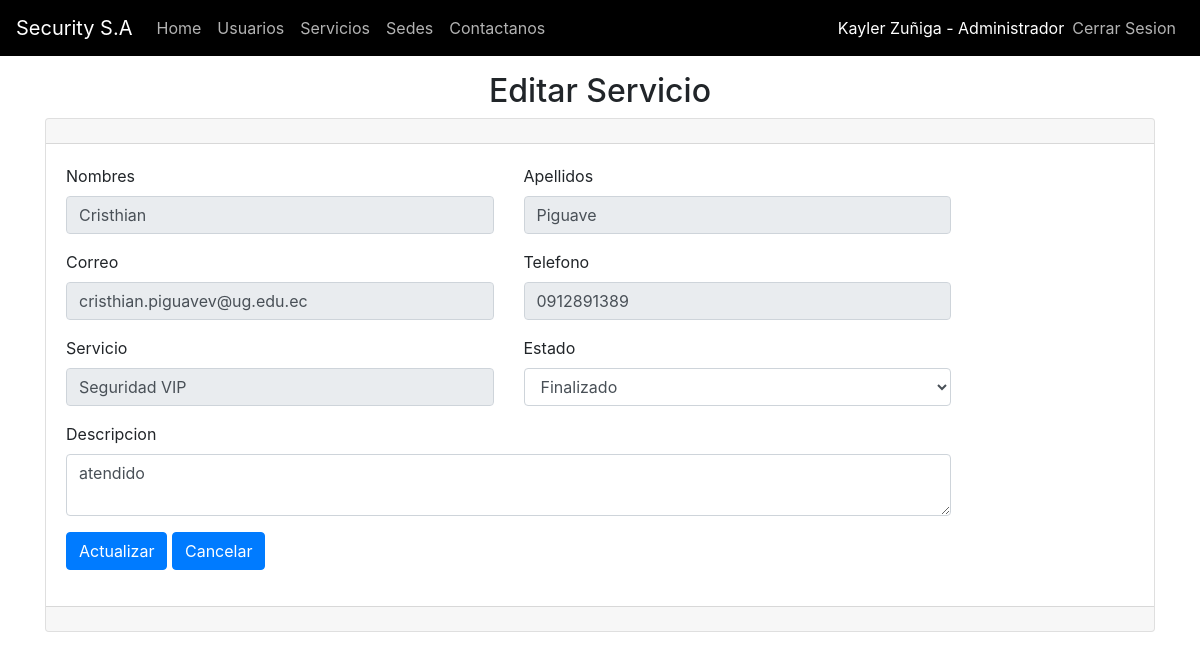
Page /index.php?c=servicio&f=view_edit&id=1 (signed in) on the committed database.
### tables this page shows
CREATE TABLE `servicio` (
  `id_servicio` int(11) NOT NULL AUTO_INCREMENT,
  `nombres_usuario` varchar(50) NOT NULL,
  `apellidos_usuario` varchar(50) NOT NULL,
  `telefono_usuario` varchar(10) NOT NULL,
  `correo_usuario` varchar(50) NOT NULL,
  `tipo_servicio` varchar(100) NOT NULL,
  `fecha_creacion` timestamp NOT NULL DEFAULT CURRENT_TIMESTAMP,
  `estado` int(11) NOT NULL DEFAULT '1',
  `descripcion` varchar(250) DEFAULT NULL,
  `estado_servicio` varchar(45) NOT NULL DEFAULT 'Pendiente',
  PRIMARY KEY (`id_servicio`)
);

### controller/ServicioController.php (called while the page is built, shortened)
<?php
require_once 'model/dao/ServicioDAO.php';
class ServicioController
{
    private $model;
    public function __construct()
    {
        $this->model = new ServicioDAO();
    }
    public function view_edit()
    {
        if ($_SESSION['id_rol'] == 1) {
            if (!empty($_REQUEST['id'])) {
                $id = htmlentities($_REQUEST['id']);
                $servicio = $this->model->selectOne($id);
            }
        }
        require_once VSERVICIOS . 'servicios.edit.php';
    }
}

### controller/FrontController.php (called while the page is built, shortened)
<?php
class FrontController
{
    public function ruteo()
    {
        $funcion = (!empty($_REQUEST['f'])) ? htmlentities($_REQUEST['f']) : FUNCION_PRINCIPAL;
        $cont = new $controlador();
        $cont->$funcion();
    }
}

### index.php (called while the page is built)
<?php
require_once 'controller/FrontController.php';
$front = new FrontController();
$front->ruteo();

### config/conexion.php (called while the page is built)
<?php
class Conexion
{
    public static function getConexion()
    {
        $dsn = 'mysql:host=localhost;port=3306;dbname=' . DBNAME;
        $conexion = null;
        try {
            $conexion = new PDO($dsn, DBUSER, DBPASSWORD);
            $conexion->setAttribute(PDO::ATTR_ERRMODE, PDO::ERRMODE_EXCEPTION);
        } catch (Exception $e) {
            echo $e;
            die("error " . $e->getMessage());
        }
        return $conexion;
    }
}

### model/dao/ServicioDAO.php (called while the page is built, shortened)
<?php
require_once 'config/conexion.php';
class ServicioDAO
{
    private $con;
    public function __construct()
    {
        $this->con = Conexion::getConexion();
    }
    public function selectOne($id)
    {
        $sql = "select * from servicio where " .
            "id_servicio=:id_servicio";
        $stmt = $this->con->prepare($sql);
        $data = ['id_servicio' => $id];
        $stmt->execute($data);
        $servicio = $stmt->fetch(PDO::FETCH_ASSOC);
        return $servicio;
    }
}

### view/servicios/servicios.edit.php (the view, shortened to what this page needs)
<main><br><br><br>
    <div style="text-align: center;" class="container">
    <h2>Editar Servicio</h2>
    </div>
    <div class="container">
        <div class="card">
            <div class="card-header">
            </div>
            <div class="card-body">
                <form id="form_editar_servicio" action="index.php?c=servicio&f=editar" method="post">
                    <div class="row g-2">
                        <div class="form-group col-md-5">
                            <label for="nombres">Nombres</label>
                            <input disabled type="text" name="nombres" id="nombres" class="form-control" value="<?php echo $servicio['nombres_usuario']; ?>">
                        </div>
                        <div class="form-group col-md-5">
                            <label for="apellidos">Apellidos</label>
                            <input disabled type="text" name="apellidos" id="apellidos" class="form-control" value="<?php echo $servicio['apellidos_usuario']; ?>">
                        </div>
                    </div>
                    <div class="row g-2">
                        <div class="form-group col-md-5">
                            <label for="correo">Correo</label>
                            <input disabled type="email" name="correo" id="correo" class="form-control" value="<?php echo $servicio['correo_usuario']; ?>">
                        </div>
                        <div class="form-group col-md-5">
                            <label for="telefono">Telefono</label>
                            <input disabled type="text" name="telefono" id="telefono" class="form-control" value="<?php echo $servicio['telefono_usuario']; ?>">
                        </div>
                    </div>
                    <div class="row g-2">
                        <div class="form-group col-md-5">
                            <label for="servicio">Servicio</label>
                            <input disabled type="text" name="servicio" id="servicio" class="form-control" value="<?php echo $servicio['tipo_servicio']; ?>">
                        </div>
                        <div class="form-group col-md-5">
                            <label for="estado_servicio">Estado</label>
                            <select name="estado_servicio" id="estado_servicio" class="form-control">
                                <option value="Finalizado" <?php if ($servicio['estado_servicio'] == 'Finalizado') {echo "selected";}?>>Finalizado</option>
                            </select>
                        </div>
                    </div>
                    <div class="row g-2">
                    <div class="form-group col-md-10">
                    <label for="descripcion">Descripcion</label>
                        <textarea class="form-control" name="descripcion" id="descripcion" cols="30" rows="2"><?php echo $servicio['descripcion']; ?></textarea>
                    </div>
                    </div>
                    <div class="row g-2">
                        <div class="form-group col-md-5">
                        <button type="submit" class="btn btn-primary" onclick="if (!confirm('Esta seguro de modificar el servicio?')) return false;" >Actualizar</button>
                    <a href="index.php?c=servicio&f=index" class="btn btn-primary">Cancelar</a>
                        </div>
                    </div>
                </form>
            </div>
            <div class="card-footer">
            </div>
        </div>
    </div>
</main>
<br><br><br>

### rows in the picture
servicio: nombres "Cristhian", apellidos "Piguave", correo "cristhian.piguavev@ug.edu.ec", telefono "0912891389", servicio "Seguridad VIP", estado_servicio "Finalizado", descripcion "atendido"

### other values in the picture
$_SESSION['nombres'] "Kayler"
$_SESSION['apellidos'] "Zuñiga"
$_SESSION['nombre_rol'] "Administrador"
